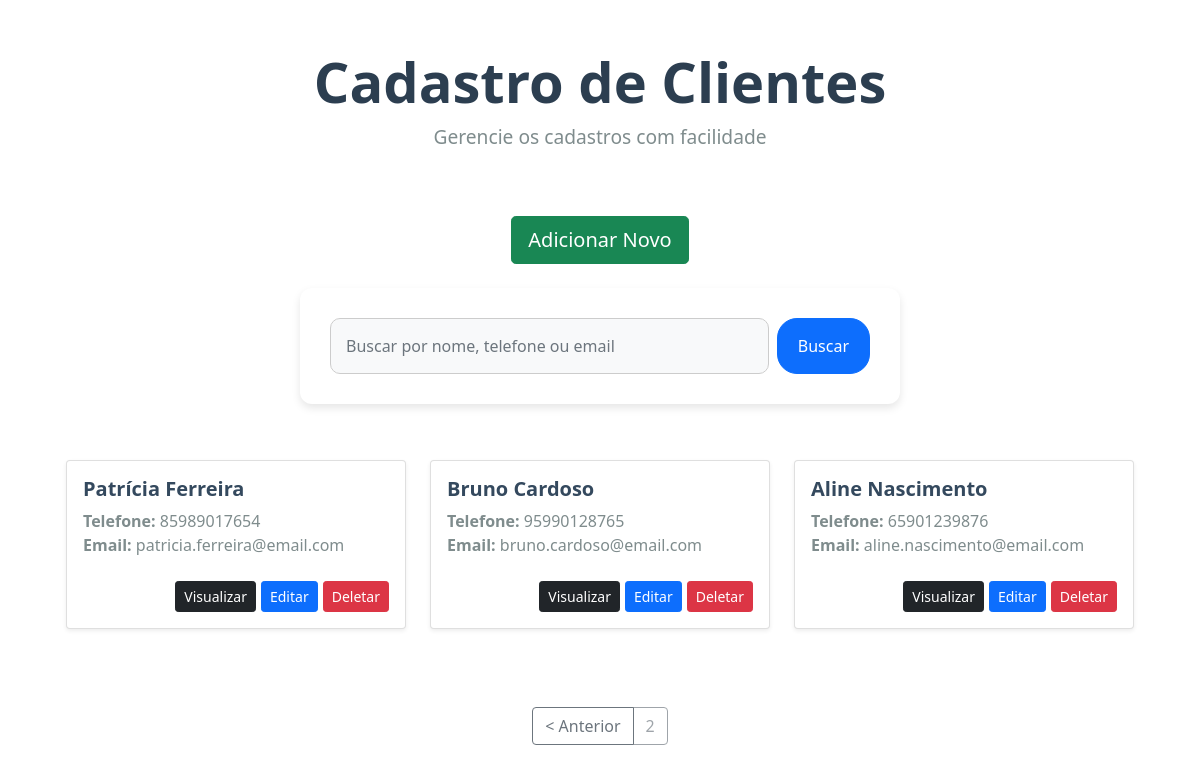
Screenshot of /?page=2 with the database file from the repository.
### app/models.py (models this page shows)
class User (models.Model):
    username = models.CharField(max_length=20)
    phone = models.IntegerField(max_length=11)
    email = models.EmailField(max_length=254)

### app/views.py (the view)
# urls.py: 2. Add a URL to urlpatterns:  path('', views.home, name='home')
def home(request):
    data = {}
    all = User.objects.all()
    paginator = Paginator(all, 9)
    pages = request.GET.get('page')
    search = request.GET.get('search')
    if search:
        data['db'] = User.objects.filter(username__icontains = search)
    else:
        data['db'] = paginator.get_page(pages)
    return render(request, 'index.html', data)

### app/templates/index.html (shortened to what this page needs)
{% load static %}
<!DOCTYPE html>
<html lang="pt-br">
<head>
    <link rel="stylesheet" href="{% static 'style.css' %}">
    <link href="https://cdn.jsdelivr.net/npm/bootstrap@5.1.3/dist/css/bootstrap.min.css" rel="stylesheet"
>
</head>
<body>
    <main>
        <div class="col-12 text-center py-5">
            <h1 class="display-4">Cadastro de Clientes</h1>
            <p class="lead">Gerencie os cadastros com facilidade</p>
        </div>
        <div class="col-12 text-center mb-4">
            <a href="/form" class="btn btn-lg btn-success">Adicionar Novo</a>
        </div>
        <div class="col-12 mb-4 d-flex justify-content-center">
            <form method="GET" class="d-flex w-50">
                <input type="text" id="search" name="search" class="form-control" placeholder="Buscar por nome, telefone ou email">
                <button type="submit" id="submit" class="btn btn-primary ms-2">Buscar</button>
            </form>
        </div>
        <div class="row row-cols-1 row-cols-md-2 row-cols-lg-3 justify-content-center container" id="item-list">
            {% for dbs in db %}
            <div class="col mb-4">
                <div class="card shadow-sm rounded-4">
                    <div class="card-body">
                        <h5 class="card-title">{{ dbs.username }}</h5>
                        <p class="card-text"><strong>Telefone:</strong> {{ dbs.phone }}</p>
                        <p class="card-text"><strong>Email:</strong> {{ dbs.email }}</p>
                        <div class="d-flex justify-content-end mt-4">
                            <a href="/view/{{ dbs.id }}/" class="btn btn-dark btn-sm">Visualizar</a>
                            <a href="/edit/{{ dbs.id }}/" class="btn btn-primary btn-sm">Editar</a>
                            <a href="/delete/{{ dbs.id }}/" class="btn btn-danger btn-sm btnDel">Deletar</a>
                        </div>
                    </div>
                </div>
            </div>
            {% endfor %}
        </div>
        <div class="col-12 text-center my-4">
            <div class="btn-group">
                {% if db.has_previous %}
                <a href="?page={{ db.previous_page_number }}" class="btn btn-outline-secondary">&lt; Anterior</a>
                {% endif %}
                <span class="btn btn-outline-secondary disabled">{{ db.number }}</span>
            </div>
        </div>
    </main>
</body>
</html>

### app/static/style.css (style rules this page uses)
* { margin: 0; padding: 0; box-sizing: border-box; }
body { background-color: #f4f6f9; font-family: 'Arial', sans-serif; color: #333; }
main { display: flex; flex-direction: column; }
h1.display-4 { font-weight: 700; color: #2c3e50; }
p.lead { font-size: 1.2rem; color: #7f8c8d; }
.btn { border-radius: 25px; padding: 10px 20px; }
.btn-success { background-color: #28a745; border: none; font-weight: bold; }
.btn-primary { background-color: #007bff; border: none; font-weight: bold; }
.btn-danger { background-color: #dc3545; border: none; font-weight: bold; }
.btn-outline-secondary { border-radius: 5px; font-weight: bold; padding: 10px 15px; }
.btn-sm { margin-left: 5px; }
#submit { padding: 0 20px 0px 20px; }
#item-list { align-self: center; margin-top: 2rem; }
.card { border: 1px solid #ddd; border-radius: 12px; box-shadow: 0 4px 8px rgba(0, 0, 0, 0.1); background-color: #ffffff; }
.card-title { font-size: 1.25rem; font-weight: bold; color: #34495e; }
.card-text { font-size: 1rem; color: #7f8c8d; }
.card-body { padding: 1.25rem; }
.card-body p { margin-bottom: 0; }
.row-cols-1 { margin-bottom: 30px; }
.row-cols-md-2 { display: flex; justify-content: space-between; }
.row-cols-lg-3 { display: flex; justify-content: space-evenly; }
input[type="text"] { border-radius: 20px; padding: 10px; }
form .btn { font-size: 1rem; border-radius: 20px; }
form { background-color: #ffffff; border-radius: 12px; padding: 30px; box-shadow: 0 4px 8px rgba(0, 0, 0, 0.1); }
input.form-control { background-color: #f8f9fa; border-radius: 10px; padding: 15px; font-size: 1rem; border: 1px solid #ccc; }

### rows the page displays
User: username "Patrícia Ferreira", phone "85989017654", email "patricia.ferreira@email.com"
User: username "Bruno Cardoso", phone "95990128765", email "bruno.cardoso@email.com"
User: username "Aline Nascimento", phone "65901239876", email "aline.nascimento@email.com"

### other values shown
{{ db.number }} "2"
